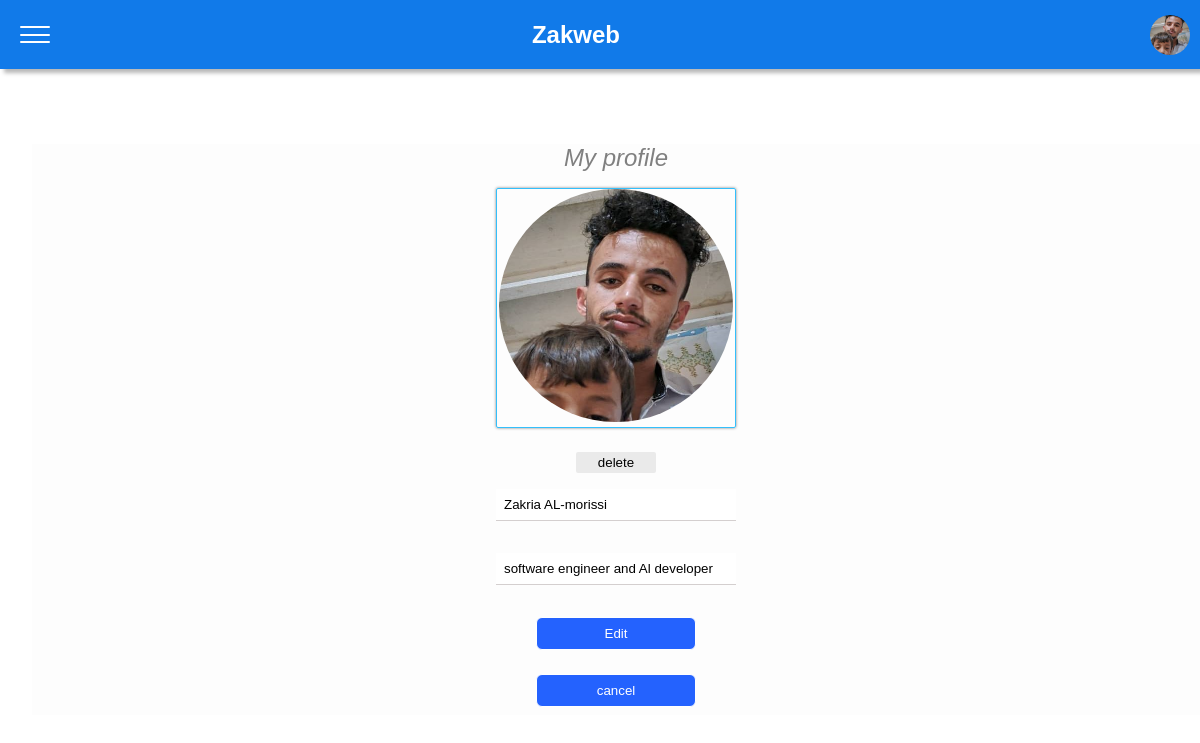
/profile/ (signed in), run on the app's committed database.
### main/models.py (models this page shows, shortened)
class UserProfile(models.Model):
    user_profile = models.OneToOneField(User,on_delete=models.CASCADE,verbose_name='User profile')
    name = models.CharField(max_length=20, blank=True, null=True)
    bio = models.CharField(max_length=50, blank=True, null=True)
    image = models.ImageField(upload_to='user_images',blank=True)
    class Meta:
        verbose_name = 'User profile'
        verbose_name_plural = 'User profiles'

### main/views.py (the view, shortened to what this page needs)
# urls.py: path('profile/',views.user_profile_view, name='profile')
@login_required
def user_profile_view(request):
    username = request.user
    profile = UserProfile.objects.filter(user_profile=username).first()
    context = {'profile':profile,'user':username}
    return render(request,'register/profile.html',context)

### main/templates/register/profile.html (shortened to what this page needs)
{% extends 'home/layout.html' %}
{% block main %}
{% load static %}
<form method="post" enctype="multipart/form-data" class="user-profile">
    <h2>My profile</h2>
    {% if profile.name %}
        <label for="fileInput" class="label-image">
            {% if profile.image %}
            <img src="{{profile.image.url}}" alt="" id="imageFile"></label>
            <input type="submit" value="delete" name="delete" class="delete-button">
            {% else %}
            <img src="{% static '/system/profile.png' %}" alt="" id="imageFile"></label>
            <input type="file" name="fileInput" class="user-image" id="fileInput" accept="image/*" value="{{profile.image }}">
            {% endif %}
        <input type="text" id="input-names" name="profile-name" class="user-name" value="{{profile.name}}">
        <input type="text" class="user-bio" name="bio" placeholder="bio" value="{{profile.bio}}">
        <button type="submit" id="submitButton1">Edit</button>
        <input type="submit" value="cancel" name="cancel" class="cancel-button">
    {% endif %}
</form>
{% endblock %}

### main/templates/home/layout.html (shortened to what this page needs)
<!DOCTYPE html>
<html lang="en">
<head>
    {% load static %}
    <link rel="stylesheet" href="{% static 'css/home.css' %}">
    <link rel="stylesheet" href="{% static 'css/room1.css' %}">
</head>
<body class="">
    <header>
        <nav>
            <div class="ham-menu">
                <span></span>
                <span></span>
                <span></span>
            </div>
            <h1 id="page-name">Zakweb</h1>
            {% if user.is_authenticated %}
            <a href="{% url 'profile' %}" class="profile-page" >
                {% if profile.image %}
                    <img src="{{profile.image.url}}" alt="">
                {% else %}
                   <img src="{% static '/system/profile1.png' %}" alt="" >
                {% endif %}
            </a>
            {% else %}
            <a href="{% url 'login' %}" class="login">Login</a>
            {% endif %}
        </nav>
    </header>
        <main>
        {% block main %}
        {% endblock %}
        </main>
</body>
</html>

### main/static/css/home.css (style rules this page uses)
:root { --bg-color: rgba(255, 255, 255, 0.832); --shadow-color: rgb(184, 184, 184); --nav-bg-color: rgb(17, 122, 233); --main-bg-color: rgba(252, 252, 252, 0.63); --text-color: white; --body-text-color: black; --log-color: rgba(0, 166, 255, 0.828); }
* { padding: 0; margin: 0; box-sizing: border-box; overflow-x: hidden; }
body { display: block; font-family: Arial, Helvetica, sans-serif; background-color: var(--bg-color); color: var(--body-text-color); width: 100vw; max-width: 100vw; }
header { width: 100vw; }
nav { display: flex; position: fixed; top: 0; z-index: 1; padding: 0.6rem; background-color: var(--nav-bg-color); color: var(--text-color); align-items: center; box-shadow: 4px 4px 4px var(--shadow-color); width: 100%; }
.ham-menu { position: relative; display: flex; flex-direction: column; align-items: center; height: 50px; width: 50px; cursor: pointer; border-radius: 50%; padding: 10px; }
.ham-menu span { position: absolute; margin-top: 9%; left: 50%; background-color: white; height: 2px; width: 30px; border-radius: 7px; cursor: pointer; transform: translate(-50%, -50%); transition: transform .6s, opacity .8s, top .4s; }
.ham-menu span:nth-child(1) { top: 25%; }
.ham-menu span:nth-child(2) { top: 41%; }
.ham-menu span:nth-child(3) { top: 56%; }
nav h1 { margin-left: 40%; }
.profile-page { position: relative; margin-left:auto; color: white; width: 2.5rem; height: 2.5rem; }
.profile-page img { position: absolute; width: 100%; height: 100%; border-radius: 50%; object-fit: cover; }
main { position: relative; display: flex; flex-direction: column; gap: 1rem; width: 100vw; align-items: center; justify-content: center; margin-top: 9rem; margin-left: 2rem; background-color: var(--main-bg-color); }
form { display: flex; width: 25rem; flex-direction: column; justify-content: space-between; align-items: center; gap: 1rem; margin-right: 2rem; }
form button { width: 42%; padding: 0.5rem; background-color: rgba(32, 95, 254, 0.98); color: white; margin-bottom: 1rem; border: 0.5px solid white; border-radius: 6px; cursor: pointer; }
.label-image { width: 15rem; height: 15rem; overflow: hidden; border: 0.1px solid rgb(51, 191, 251); margin-bottom: 0.5rem; box-shadow: 0px 0px 3px gray ; border-radius: 2px; }
.label-image img { width: 98%; height: 98%; border-radius: 50%; margin-left: 1%; object-fit: cover; object-position: center top; }
.user-name, .user-bio { border: none; border-bottom: 1.5px solid rgb(212, 207, 207); width: 60%; height: 2rem; margin-bottom: 1rem; padding-left: 0.5rem; }
.user-profile button, .cancel-button { width: 40%; padding: 0.5rem; background-color: rgba(32, 95, 254, 0.98); color: white; margin-bottom: 0.5rem; border: 0.5px solid white; border-radius: 6px; cursor: pointer; }
.user-profile h2 { font-style: italic; font-weight: 400; color: gray; }
.delete-button { width: 20%; background-color: rgb(234, 234, 234); border: 1px white; border-radius: 2px ; padding: 0.2rem; }

### data on the page
UserProfile: image (picture), profile-name "Zakria AL-morissi", bio "software engineer and Al developer"
